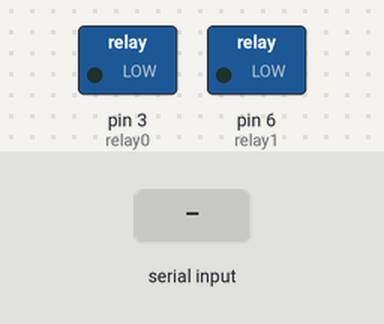
Simulated run of this sketch. Board: Arduino Uno, built with avr-gcc and run on an emulated ATmega328P. Shown: switched loads named in the sketch (green lamp = pin HIGH). The inputs (shaded band) are chosen by the test bench.

Above: at 1.2 s.
1.3 s: "b" received over Serial
At 1.7 s:
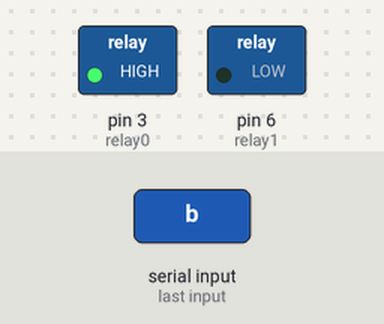
3.8 s: "n" received over Serial
At 4.6 s:
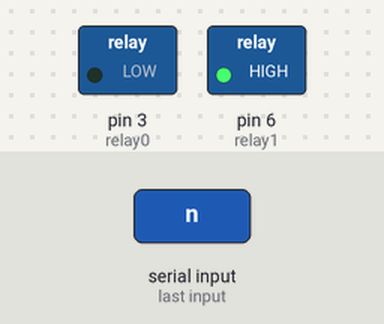
Timing chart, 0 to 6.8 s (numbered marks = the images above; inputs shaded):
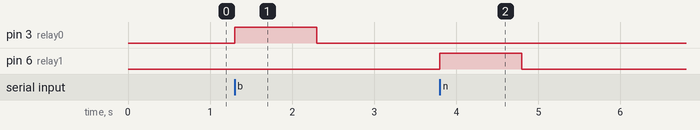

Measured:
- after the input at 1.3 s, pin 3 (relay0): LOW → HIGH at once, → LOW 1.0 s later
- after the input at 3.8 s, pin 6 (relay1): LOW → HIGH at once, → LOW 1.0 s later

The sketch:

coffee.ino
```cpp
int relay0 = 3;
int relay1 = 6;

void setup()
{
  pinMode(relay0,OUTPUT);
  digitalWrite(relay0, LOW);
  pinMode(relay1,OUTPUT);
  digitalWrite(relay1, LOW);

  Serial.begin(9600);
}

void loop()
{
  char c = Serial.read();
  if (c == 'b')
  {
    Blink();
  }
  if (c == 'n')
  {
    Blink2();
  }
}

void Blink()
{
  digitalWrite(relay0,HIGH);
  delay(1000);
  digitalWrite(relay0,LOW);
  delay(1000);
}

void Blink2()
{
  digitalWrite(relay1,HIGH);
  delay(1000);
  digitalWrite(relay1,LOW);
  delay(1000);
}
```
